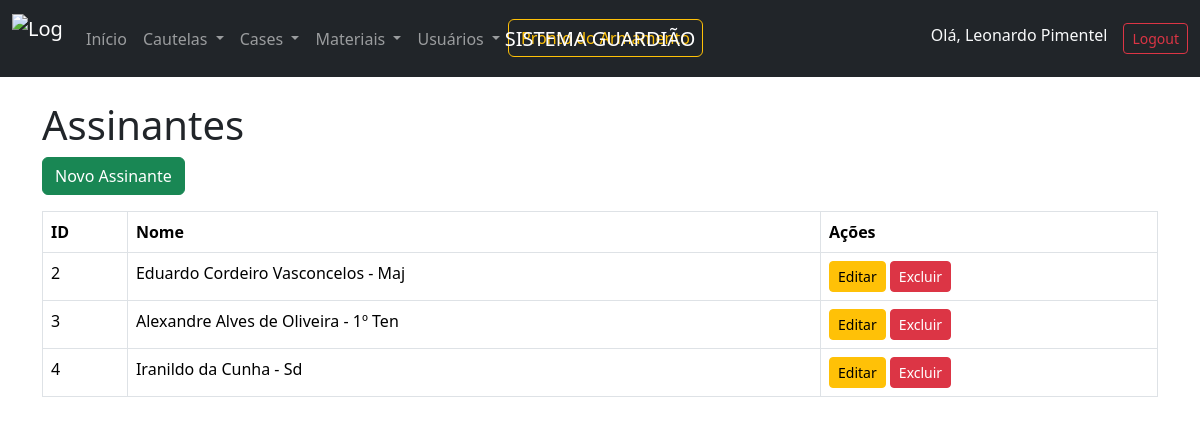
The page /assinantes/ (signed in) on the database its author committed.
### guardiao/models.py (models this page shows, shortened)
class Operador(models.Model):
    user = models.OneToOneField(User, on_delete=models.CASCADE)
    nome = models.CharField(max_length=100)
    identidade = models.CharField(max_length=20)
    funcao = models.CharField(max_length=100, null=True, blank=True)
    nivel_acesso = models.IntegerField(
        choices=[(1, 'Nível 1'), (2, 'Nível 2'), (3, 'Nível 3')], default=1)

class Assinante(models.Model):
    nome = models.CharField(max_length=100)

### guardiao/views.py (the view)
# urls.py: path('assinantes/', listar_assinantes, name='listar_assinantes'),
@login_required
@nivel_acesso_minimo(2)
def listar_assinantes(request):
    assinantes = Assinante.objects.all()
    return render(request, 'listar_assinantes.html', {'assinantes': assinantes})

### guardiao/templates/listar_assinantes.html (shortened to what this page needs)
{% extends 'base.html' %}
{% block navbar %}
    {% if user.operador.nivel_acesso == 2 %}
        {% include 'navbar_2.html' %}
    {% elif user.operador.nivel_acesso == 1 %}
        {% include 'navbar_1.html' %}
    {% else %}
        {% include 'navbar.html' %}
    {% endif %}
{% endblock %}
{% block content %}
<h1>Assinantes</h1>
<a href="{% url 'cadastrar_assinante' %}" class="btn btn-success mb-3">Novo Assinante</a>
<table class="table table-bordered">
    <thead>
        <tr>
            <th>ID</th>
            <th>Nome</th>
            <th>Ações</th>
        </tr>
    </thead>
    <tbody>
        {% for assinante in assinantes %}
        <tr>
            <td>{{ assinante.id }}</td>
            <td>{{ assinante.nome }}</td>
            <td>
                <a href="{% url 'editar_assinante' assinante.id %}" class="btn btn-warning btn-sm">Editar</a>
                <a href="{% url 'excluir_assinante' assinante.id %}" class="btn btn-danger btn-sm">Excluir</a>
            </td>
        </tr>
        {% endfor %}
    </tbody>
</table>
{% endblock %}

### guardiao/templates/navbar.html (shortened to what this page needs)
{% load static %}
<nav class="navbar navbar-expand-lg navbar-dark bg-dark">
    <div class="container-fluid">
        <a class="navbar-brand" href="/">
            <img src="{% static 'images/logo.png' %}" alt="Logo Guardião" width="50" height="50" class="d-inline-block align-text-top">
        </a>
        <span class="navbar-brand navbar-brand-center">SISTEMA GUARDIÃO</span>
        <div class="collapse navbar-collapse" id="navbarNav">
            <ul class="navbar-nav me-auto">
                <li class="nav-item">
                    <a class="nav-link" href="{% url 'listar_prontos' %}">Início</a>
                </li>
                <li class="nav-item dropdown">
                    <a class="nav-link dropdown-toggle" href="#" id="emprestimosDropdown" role="button" data-bs-toggle="dropdown" aria-expanded="false">
                        Cautelas
                    </a>
                </li>
                <li class="nav-item dropdown">
                    <a class="nav-link dropdown-toggle" href="#" id="casesDropdown" role="button" data-bs-toggle="dropdown" aria-expanded="false">
                        Cases
                    </a>
                </li>
                <li class="nav-item dropdown">
                    <a class="nav-link dropdown-toggle" href="#" id="materiaisDropdown" role="button" data-bs-toggle="dropdown" aria-expanded="false">
                        Materiais
                    </a>
                </li>
                <li class="nav-item dropdown">
                    <a class="nav-link dropdown-toggle" href="#" id="usuariosDropdown" role="button" data-bs-toggle="dropdown" aria-expanded="false">
                        Usuários
                    </a>
                </li>
                <li class="nav-item">
                    <a href="{% url 'pronto_armamento' %}" class="btn btn-outline-warning me-2">Pronto do Armamento</a>
                </li>
            </ul>
            <ul class="navbar-nav">
                {% if user.is_authenticated %}
                    <li class="nav-item">
                        <span class="navbar-text text-light me-3">Olá, {{ user.operador.nome }}</span>
                    </li>
                    <li class="nav-item">
                        <a class="btn btn-outline-danger btn-sm" href="{% url 'logout' %}">Logout</a>
                    </li>
                {% else %}
                    <li class="nav-item">
                        <a class="btn btn-outline-success btn-sm" href="{% url 'login' %}">Login</a>
                    </li>
                {% endif %}
            </ul>
        </div>
    </div>
</nav>

### guardiao/templates/base.html (style rules this page uses)
.navbar-brand-center { position: absolute; left: 50%; transform: translateX(-50%); }

### rows shown on the page
Assinante: id "2", nome "Eduardo Cordeiro Vasconcelos - Maj"
Assinante: id "3", nome "Alexandre Alves de Oliveira - 1º Ten"
Assinante: id "4", nome "Iranildo da Cunha - Sd"

### other values the page prints
{{ user.operador.nome }} "Leonardo Pimentel"
